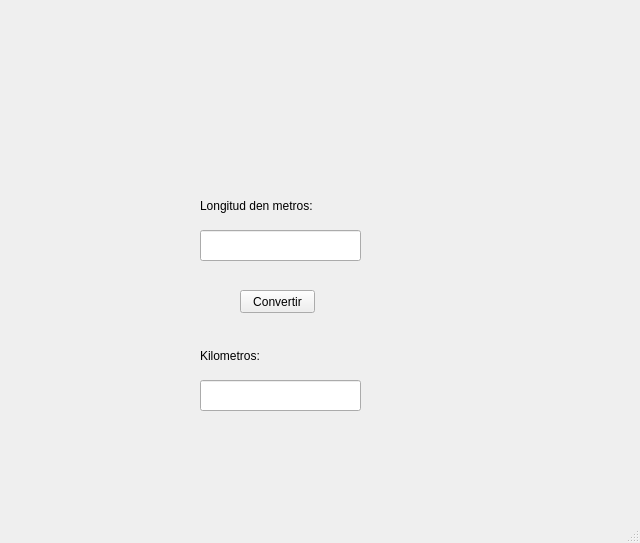
<?xml version="1.0" encoding="UTF-8"?>
<ui version="4.0">
 <class>MainWindow</class>
 <widget class="QMainWindow" name="MainWindow">
  <property name="geometry">
   <rect>
    <x>0</x>
    <y>0</y>
    <width>640</width>
    <height>543</height>
   </rect>
  </property>
  <property name="windowTitle">
   <string>MainWindow</string>
  </property>
  <widget class="QWidget" name="centralwidget">
   <widget class="QLabel" name="label">
    <property name="geometry">
     <rect>
      <x>480</x>
      <y>380</y>
      <width>161</width>
      <height>121</height>
     </rect>
    </property>
    <property name="text">
     <string/>
    </property>
    <property name="pixmap">
     <pixmap resource="../../Archivos/Recursos.qrc">:/Logos/logo equipo 3.jpg</pixmap>
    </property>
    <property name="scaledContents">
     <bool>true</bool>
    </property>
   </widget>
   <widget class="QLabel" name="label_2">
    <property name="geometry">
     <rect>
      <x>0</x>
      <y>0</y>
      <width>121</width>
      <height>101</height>
     </rect>
    </property>
    <property name="styleSheet">
     <string notr="true"/>
    </property>
    <property name="text">
     <string/>
    </property>
    <property name="pixmap">
     <pixmap resource="../../Archivos/Recursos.qrc">:/Logos/Logo UAT.png</pixmap>
    </property>
    <property name="scaledContents">
     <bool>true</bool>
    </property>
   </widget>
   <widget class="QLabel" name="label_3">
    <property name="geometry">
     <rect>
      <x>440</x>
      <y>0</y>
      <width>191</width>
      <height>101</height>
     </rect>
    </property>
    <property name="styleSheet">
     <string notr="true">background-image: url(:/Logos/993966.png);</string>
    </property>
    <property name="text">
     <string/>
    </property>
    <property name="pixmap">
     <pixmap resource="../../Archivos/Recursos.qrc">:/Logos/logo facultad de ingenieria uat.png</pixmap>
    </property>
    <property name="scaledContents">
     <bool>true</bool>
    </property>
   </widget>
   <widget class="QLabel" name="label_5">
    <property name="geometry">
     <rect>
      <x>200</x>
      <y>190</y>
      <width>151</width>
      <height>31</height>
     </rect>
    </property>
    <property name="text">
     <string>Longitud den metros:</string>
    </property>
   </widget>
   <widget class="QLineEdit" name="txt_valor">
    <property name="geometry">
     <rect>
      <x>200</x>
      <y>230</y>
      <width>161</width>
      <height>31</height>
     </rect>
    </property>
   </widget>
   <widget class="QPushButton" name="btn_convertir">
    <property name="geometry">
     <rect>
      <x>240</x>
      <y>290</y>
      <width>75</width>
      <height>23</height>
     </rect>
    </property>
    <property name="text">
     <string>Convertir</string>
    </property>
   </widget>
   <widget class="QLineEdit" name="txt_valor_2">
    <property name="geometry">
     <rect>
      <x>200</x>
      <y>380</y>
      <width>161</width>
      <height>31</height>
     </rect>
    </property>
   </widget>
   <widget class="QLabel" name="label_6">
    <property name="geometry">
     <rect>
      <x>200</x>
      <y>330</y>
      <width>151</width>
      <height>31</height>
     </rect>
    </property>
    <property name="text">
     <string/>
    </property>
   </widget>
   <widget class="QLabel" name="label_7">
    <property name="geometry">
     <rect>
      <x>200</x>
      <y>340</y>
      <width>151</width>
      <height>31</height>
     </rect>
    </property>
    <property name="text">
     <string>Kilometros:</string>
    </property>
   </widget>
  </widget>
  <widget class="QMenuBar" name="menubar">
   <property name="geometry">
    <rect>
     <x>0</x>
     <y>0</y>
     <width>640</width>
     <height>21</height>
    </rect>
   </property>
  </widget>
  <widget class="QStatusBar" name="statusbar"/>
 </widget>
 <resources>
  <include location="../../Archivos/Recursos.qrc"/>
 </resources>
 <connections/>
</ui>
